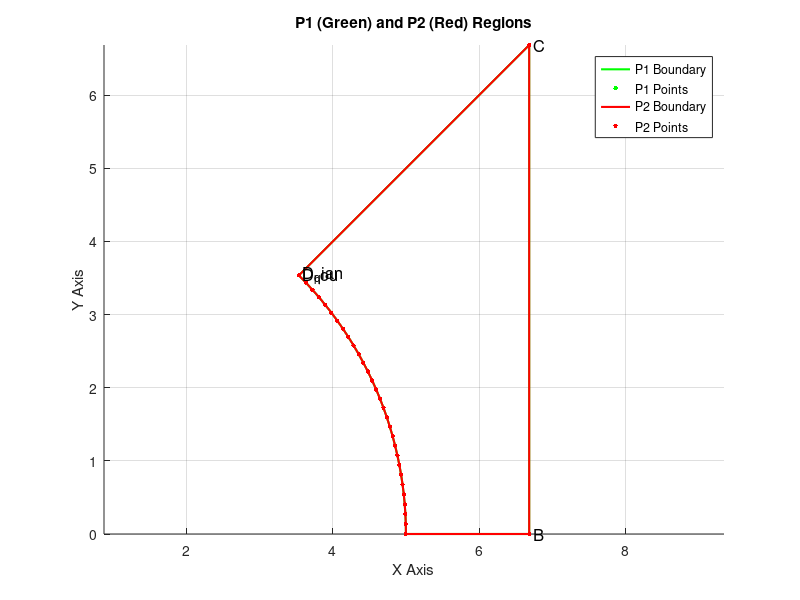

This figure's MATLAB source: (Note: this script raises an error after producing the figure.)
clc; clear; close all; 

% **Parameter Definition**
P = 16.7;     % Structure size parameter
D = 10;       % Diameter of the circular region
f_g = 0.98;   % Base flow coefficient
f_0 = 1;   % Maximum flow coefficient
m = 7;        % Power exponent
W = 1.665;  
R0 = D /2;
Rnew = R0;   % Initial radius


% **Create polar coordinate grid**
theta = linspace(0, pi / 4, 50);  
r = linspace(0, ((P/2-W) * (sqrt(2))), 50); 
[THETA, R] = meshgrid(theta, r);

% **Compute flow field**
sec_theta = 1 ./ cos(THETA);
f_c = f_g + (f_0 - f_g) .* (1 - ((sqrt(2) - sec_theta) / (sqrt(2) - 1)).^m);
denominator = ((P / 2 - W) .* sec_theta - Rnew);
F = f_c .* (1 - (1 - (R - R0) ./ denominator).^m);


F(R <= Rnew) = 0; 

% **Convert to Cartesian coordinates**
[X, Y] = pol2cart(THETA, R);
X_data = [X(:), Y(:)];
F_data = F(:);



% **Compute P2 structured grid**
theta_hou = atan((P/2 - W) / (P/2 - W));
arc_theta_hou = linspace(theta_hou, 0, 30);
arc_theta_qian = linspace(pi/4, 0, 30); 
R_qian = Rnew; 
R_hou = Rnew; 
arc_x_qian = R_qian * cos(arc_theta_qian);  
arc_y_qian = R_qian * sin(arc_theta_qian);
arc_x_hou = R_hou * cos(arc_theta_hou);
arc_y_hou = R_hou * sin(arc_theta_hou);
arc_points_hou = [arc_x_hou', arc_y_hou'];
arc_points_qian = [arc_x_qian', arc_y_qian'];
B = [P/2 - W, 0];                  
C = [P/2 - W, P/2 - W];                
D_hou = [R_hou * cos(theta_hou) , R_hou * sin(theta_hou)];
D_qian = [R_qian * cos(pi/4) , R_qian * sin(pi/4)];
P1_points = [arc_points_qian; B; C; D_qian];
P2_points = [arc_points_hou; B; C; D_hou];

% **Plot P1 and P2**
figure(1); 
hold on; 
axis equal; 
grid on;
% **Plot P1 (Green)**
plot(P1_points(:,1), P1_points(:,2), 'g-', 'LineWidth', 1.5);
scatter(P1_points(:,1), P1_points(:,2), 10, 'g', 'filled');

% **Plot P2 (Red)**
plot(P2_points(:,1), P2_points(:,2), 'r-', 'LineWidth', 1.5);
scatter(P2_points(:,1), P2_points(:,2), 10, 'r', 'filled');

% **Label key points**
text(B(1), B(2), ' B', 'FontSize', 12, 'Color', 'black');
text(C(1), C(2), ' C', 'FontSize', 12, 'Color', 'black');
text(D_qian(1), D_qian(2), ' D_qian', 'FontSize', 12, 'Color', 'black');
text(D_hou(1), D_hou(2), ' D_hou', 'FontSize', 12, 'Color', 'black');

xlabel('X Axis');
ylabel('Y Axis');
title('P1 (Green) and P2 (Red) Regions');
legend('P1 Boundary', 'P1 Points', 'P2 Boundary', 'P2 Points');
hold off;

P1_area = polyarea(P1_points(:,1), P1_points(:,2));
P2_area = polyarea(P2_points(:,1), P2_points(:,2));
juxing_area = W * (P / 2 - W);

% **Output the areas of P1 and P2**
fprintf('P1 structured grid area: %.4f\n', P1_area);
fprintf('P2 structured grid area: %.4f\n', P2_area);
fprintf('Rectangle area: %.4f\n', juxing_area);
fprintf('juxing_area + P2_area: %.4f\n', juxing_area + P2_area);


% **Create P2 structured grid**
P2_x = linspace(min(P2_points(:,1)), max(P2_points(:,1)), 300);
P2_y = linspace(min(P2_points(:,2)), max(P2_points(:,2)), 300);
[P2_X, P2_Y] = meshgrid(P2_x, P2_y);

[in, ~] = inpolygon(P2_X, P2_Y, P2_points(:,1), P2_points(:,2));
P2_X(~in) = NaN;
P2_Y(~in) = NaN;

% % **Mask out values where X > (P/2 - W)**
% mask = (X <= (P / 2 - W));
% X(~mask) = NaN;
% Y(~mask) = NaN;
% F(~mask) = NaN;


% **RBF interpolation**
X_train = [X(:), Y(:)];
F_train =  F_data;
valid_idx = ~isnan(X_train(:,1)) & ~isnan(X_train(:,2));
X_train = X_train(valid_idx, :);
F_train = F_train(valid_idx);

X_target = [P2_X(:), P2_Y(:)];
valid_target_idx = ~isnan(X_target(:,1)) & ~isnan(X_target(:,2));
X_target = X_target(valid_target_idx, :);

D_train = pdist2(X_train, X_train);
sigma = 0.16*median(D_train(:));  
rbf_func = @(r) exp(-(r / sigma).^2);
Phi_train = rbf_func(D_train);
lambda = 1e-6;  
Phi_train = Phi_train + lambda * eye(size(Phi_train));
weights = Phi_train \ F_train;

D_target = pdist2(X_target, X_train);
Phi_target = rbf_func(D_target);

F_P2_grid = NaN(size(P2_X));
F_P2_grid(valid_target_idx) = Phi_target * weights;

% **Right-side rectangular flow field `F_R`**
Nx_R = 300; Ny_R = 300;
x_R = linspace(P/2 - W, P/2, Nx_R);  
y_R = linspace(0, P/2 - W, Ny_R);        
[X_R, Y_R] = meshgrid(x_R, y_R);

% **Ensure valid values at P/2-W in `F_P2_grid`**
[~, idx] = min(abs(P2_X(1,:) - P/2 -W)); 
F_P2_P_boundary = F_P2_grid(:, idx);  % Directly extract values at X=P/2-W
F_P2_P_boundary = fillmissing(F_P2_P_boundary, 'linear'); % Linearly fill NaN values

% **Compute `F_R`, ensuring continuity at X = P/2**
F_R = NaN(size(X_R));

for i = 1:length(x_R)
    for j = 1:length(y_R)
        if X_R(j, i) == P/2-W
            F_R(j, i) = F_P2_P_boundary(j); % Ensure continuity at P/2
        else
            % **Extract boundary values from left P2 region**
            Fy = F_P2_P_boundary(j);
            
            % **Apply power-law decay in the X direction**
            Fx = (1 - ((X_R(j, i) - (P/2-W)) / W).^7);
            
            % **Final flow field computation**
            F_R(j, i) = Fy .* Fx;
        end
    end
end

% **Merge P2 grid and right rectangular grid**
X_combined = [P2_X, X_R]; 
Y_combined = [P2_Y, Y_R]; 
F_combined = [F_P2_grid, F_R];

F_combined(isnan(F_combined)) = 0; % Avoid NaN affecting visualization

% **Figure 2: Flow field before interpolation (Cartesian coordinates)**
figure(2);
surf(X, Y, F, 'EdgeColor', 'none');
colormap('jet'); 
colorbar;
xlabel('X'); ylabel('Y'); zlabel('F');
title('Flow field before interpolation (Cartesian coordinates)');
xlim([0,P/2-W])
zlim([0,1])
caxis([0 1])
% **Figure 3: Interpolated complete flow field**
figure(3);
surf(P2_X, P2_Y, F_P2_grid, 'EdgeColor', 'none');
colormap('jet'); 
colorbar;
xlabel('X'); ylabel('Y'); zlabel('F');
title('Interpolated flow field');

figure(4);
hold on;

% 绘制散点图
consurf(X_data(:,1), X_data(:,2), 10, 'b', 'filled');  
scatter(P2_X(:), P2_Y(:), 10, 'r', 'filled');  
PXX=P2_X(:);
PYY=P2_Y(:);

% 将 NaN 替换为 0
PXX(isnan(PXX)) = 0;
PYY(isnan(PYY)) = 0;



% 设置轴标签
xlabel('\it X\rm, mm', 'FontName', 'Times New Roman', 'FontSize', 14, 'Interpreter', 'tex');
ylabel('\it Y\rm, mm', 'FontName', 'Times New Roman', 'FontSize', 14, 'Interpreter', 'tex');

% 设置 legend 并调整符号大小
h = legend('Background Grid', 'Foreground Grid', 'Location', 'northwest');
set(h, 'Box', 'off');                
set(h, 'FontName', 'Times New Roman'); 
set(h, 'FontSize', 14); 
set(gcf, 'Renderer', 'painters'); % 使用矢量渲染
h.ItemTokenSize = [20, 10]; % **放大 legend 符号**

daspect([1 1 0.5]); % X and Y axes equal, Z scaled dynamically

% **设置坐标轴格式，确保所有刻度可见**
set(gca, 'FontSize', 14, 'FontName', 'Times New Roman');
set(gca, 'LineWidth', 2);
box on; % **确保所有框线显示**

% **确保所有刻度都显示**
xticks(min(X_data(:,1)):1:max(X_data(:,1))); % X 轴刻度
yticks(min(X_data(:,2)):1:max(X_data(:,2))); % Y 轴刻度

% **设置轴颜色确保所有刻度都可见**
set(gca, 'XColor', 'k', 'YColor', 'k'); % 确保 X、Y 轴的刻度线显示
set(gca, 'TickDir', 'in');  % 让刻度向外

% 设置 x 和 y 轴范围
xlim([0 max(X_data(:,1))]);
ylim([0 max(X_data(:,2))]);

hold off;







% **Figure 5: Right-side flow field**
figure(5);
surf(X_R, Y_R, F_R, 'EdgeColor', 'none'); 
colormap(jet);
colorbar;
xlabel('X'); ylabel('Y'); zlabel('F_R');
title('Right-side flow field (Rectangular grid)');
grid on;
view(45, 30);

% **Figure 6: Merged flow field**(juxing_area + P2_area)
figure(6);
surf(X_combined, Y_combined, F_combined, 'EdgeColor', 'none'); 
colormap(jet);
colorbar;
xlabel('X'); ylabel('Y'); zlabel('Flow Field');
title('Merged flow field');
grid on;
view(30, 40);


% **Define triangular grid region (F_U)**
Nx_U = 300; 
Ny_U = 300;
y_U = linspace(P/2 - W, P/2, Ny_U);  % Upper region (P/2-W < Y <= P/2)
x_U = linspace(P/2 - W, P/2, Nx_U);  % Same X range as F_R

[X_U, Y_U] = meshgrid(x_U, y_U);

% **Mask out points where Y > X to keep only the triangular region**
mask_triangular = (Y_U <= X_U); 

% **Ensure valid values at Y = P/2-W from `F_R`**
[~, idx_U] = min(abs(Y_R(:,1) - (P/2 - W))); 
F_R_Y_boundary = F_R(idx_U, :);  % Extract values at Y = P/2-W
F_R_Y_boundary = fillmissing(F_R_Y_boundary, 'linear'); % Fill NaNs

% **Compute F_U using power-law decay in Y direction**
F_U = NaN(size(X_U));

for i = 1:length(x_U)
    for j = 1:length(y_U)
        if mask_triangular(j, i) % Only compute where Y <= X
            if Y_U(j, i) == P/2 - W
                F_U(j, i) = F_R_Y_boundary(i); % Maintain continuity
            else
                Fy = (1 - ((Y_U(j, i) - (P/2 - W)) / W).^m);
                F_U(j, i) = F_R_Y_boundary(i) .* Fy;
            end
        end
    end
end

% **Extract only the valid triangular region data**
X_tri = X_U(mask_triangular);
Y_tri = Y_U(mask_triangular);
F_tri = F_U(mask_triangular);

% **Merge the structured flow fields**juxing_area + P2_area + triangular_area
X_final = [X_combined(:); X_tri(:)]; 
Y_final = [Y_combined(:); Y_tri(:)]; 
F_final = [F_combined(:); F_tri(:)];

F_final(isnan(F_final)) = 0; % Avoid NaN affecting visualization
X_final(isnan(X_final)) = 0; % Avoid NaN affecting visualization
Y_final(isnan(Y_final)) = 0; % Avoid NaN affecting visualization


% **Figure 7: Final Flow Field
figure(7);
scatter3(X_final, Y_final, F_final, 10, F_final, 'filled'); 
colormap(jet);
colorbar;
% **Set labels with Times New Roman Italic**
xlabel('\it X\rm, mm', 'FontName', 'Times New Roman', 'FontSize', 14, 'Interpreter', 'tex');
ylabel('\it Y\rm, mm', 'FontName', 'Times New Roman', 'FontSize', 14, 'Interpreter', 'tex');
zlabel('\it Z\rm, -', 'FontName', 'Times New Roman', 'FontSize', 14, 'Interpreter', 'tex');
title('1 / 2 corner subchannel', 'FontName', 'Times New Roman', 'FontSize', 14);

% **Ensure X and Y axes have equal scaling but leave Z free**
daspect([1 1 0.5]); % X and Y axes equal, Z scaled dynamically

% **Set tick intervals to 1**
xticks(min(X_final):1:max(X_final));
yticks(min(Y_final):1:max(Y_final));
% % zticks(min( F_final):1:max( F_final));
xlim([0 max(X_final)]);
ylim([0 max(Y_final)]);
% zlim([0 max(F_final)]);
% **Set grid and view**
grid on;
view(30, 40);
% **设置 X, Y, Z 轴的线条更粗**
set(gca, 'LineWidth', 2);
set(gca, 'FontSize', 14, 'FontName', 'Times New Roman');
set(gcf, 'Renderer', 'painters'); % 使用矢量渲染




% **Find the maximum value of F_final and its index**
[max_F, max_idx] = max(F_final(:)); % Find the maximum value
max_X = X_final(max_idx); % Get the corresponding X coordinate
max_Y = Y_final(max_idx); % Get the corresponding Y coordinate
hold on;
plot3(max_X, max_Y, max_F, 'bo', 'MarkerSize', 14, 'MarkerFaceColor', 'b'); % Mark maximum value
text(max_X-0.4, max_Y+0.2, max_F+0.4,  sprintf('\\it f\\rm_{c}: %.2f', max_F), ...
    'FontSize', 14, 'FontName', 'Times New Roman', 'Color', 'r', 'Interpreter', 'tex');
scatter3(D/2+W, 0, 0.98, 200, [0.5, 1, 1], 'filled'); 
text(D/2+W, -2.4, 0.98+0.4,sprintf('\\it f\\rm_{g}: %.2f', 0.98), ...
    'FontSize', 14, 'FontName', 'Times New Roman', ...
    'Interpreter', 'tex', 'Color', 'r');

% **Add a cylinder (fuel rod) centered at (0,0)**


% **定义圆柱参数**
x_center = 0;  % 圆柱中心坐标 (0,0)
y_center = 0;
z_min = min(F_final(:)); % 圆柱底部
z_max = max(F_final(:)); % 圆柱顶部
radius = 5;  % 圆柱半径
num_points = 50;  % 控制圆柱平滑度
cyl_color = [0.8, 0.7, 1]; % **浅紫色**
alpha_value = 0.5; % **透明度 (0=完全透明, 1=完全不透明)**

% **创建圆柱的外表面**
theta = linspace(0, pi/2, num_points);  % 角度范围 (1/4 圆柱)
z_cyl = linspace(z_min, z_max, num_points)';  % 高度方向划分

[Theta, Z_cyl] = meshgrid(theta, z_cyl);
R = radius * ones(size(Theta));  % 设定固定半径

% **转换为直角坐标**
X_cyl = R .* cos(Theta);
Y_cyl = R .* sin(Theta);

hold on;

% **绘制 1/4 透明圆柱**
surf(X_cyl, Y_cyl, Z_cyl, 'FaceColor', cyl_color, 'EdgeColor', 'none', 'FaceAlpha', alpha_value);

% **封闭底部（1/4圆形，透明）**
theta_bottom = linspace(0, pi/2, num_points);  % 1/4 圆的角度
X_bottom = radius * cos(theta_bottom);
Y_bottom = radius * sin(theta_bottom);
Z_bottom = z_min * ones(size(X_bottom));  % 设置底部Z值
fill3([0 X_bottom], [0 Y_bottom], [z_min Z_bottom], cyl_color, 'EdgeColor', 'none', 'FaceAlpha', alpha_value); % 底部透明封闭

% **封闭顶部（1/4圆形，透明）**
Z_top = z_max * ones(size(X_bottom));  % 设置顶部Z值
fill3([0 X_bottom], [0 Y_bottom], [z_max Z_top], cyl_color, 'EdgeColor', 'none', 'FaceAlpha', alpha_value); % 顶部透明封闭

% **在圆柱顶面中心添加 "rod" 文字**
text(radius/2, radius/2, z_max, 'Fuel rod', 'FontSize', 14, 'FontName', 'Times New Roman', 'Color', 'r', 'HorizontalAlignment', 'center');

hold off;







% **Compute the area of the juxing_area + P2_area
dx = diff(X_combined, 1, 2); % Spacing in the X direction
dy = diff(Y_combined, 1, 1); % Spacing in the Y direction

% **Ensure dx and dy do not contain NaN values**
dx(isnan(dx)) = 0;
dy(isnan(dy)) = 0;

% **Calculate the area of juxing_area + P2_area
cell_area_combined = dx(2:end, :) .* dy(:, 2:end); 

% **Calculate the area of the triangular region**
tri_area = 0.5 * W * W;  % Directly use the formula A = 1/2 * W^2

% **Compute valid flow field values in the juxing_area + P2_area
valid_mask_combined = ~isnan(F_combined(2:end, 2:end));
F_valid_combined = F_combined(2:end, 2:end);
F_valid_combined(~valid_mask_combined) = 0;
cell_area_combined(~valid_mask_combined) = 0;

% **Calculate the actual flow field area of the juxing_area + P2_area
actual_area_combined = sum(cell_area_combined(:));

% **Compute the average flow field value in the triangular region**
F_tri_avg = mean(F_tri(:), 'omitnan'); % Directly use the mean value of the triangular region

% **Total interpolated flow field area**
actual_area_total = actual_area_combined + tri_area;

% **Compute the area-weighted average flow field value**
if actual_area_total == 0
    area_weighted_avg = NaN;
else
    area_weighted_avg = (sum(F_valid_combined(:) .* cell_area_combined(:)) + F_tri_avg * tri_area) / actual_area_total;
end

% **Compute the Paranjape value**
Paranjape = 0.68 * f_0 + 0.22 * f_g;

% **Output results**
fprintf('juxing_area + P2_area (after RBF): %.4f\n', actual_area_combined);
fprintf('Triangular region area: %.4f\n', tri_area);
fprintf('juxing_area + P2_area + Triangular_area (after RBF): %.4f\n', actual_area_total);
fprintf('Area-weighted average flow field value: %.4f\n', area_weighted_avg);
fprintf('Paranjape area-weighted average flow field value: %.4f\n', Paranjape);


% **RBF 训练效果评估**
% **拆分数据集**
num_samples = size(X_train, 1);
rand_indices = randperm(num_samples);  % 随机打乱索引
train_size = round(0.8 * num_samples); % 80% 训练，20% 测试

train_indices = rand_indices(1:train_size);
test_indices = rand_indices(train_size+1:end);

X_train_sub = X_train(train_indices, :);
F_train_sub = F_train(train_indices);

X_test = X_train(test_indices, :);
F_test = F_train(test_indices);

% **重新计算 RBF 权重 (仅使用 80% 训练数据)**
D_train = pdist2(X_train_sub, X_train_sub);
sigma = 0.15 * median(D_train(:));  % 计算 sigma
rbf_func = @(r) exp(-(r / sigma).^2);
Phi_train = rbf_func(D_train);
lambda = 1e-6;  
Phi_train = Phi_train + lambda * eye(size(Phi_train));
weights = Phi_train \ F_train_sub;

% **对测试数据集进行预测**
D_test = pdist2(X_test, X_train_sub);
Phi_test = rbf_func(D_test);
F_pred = Phi_test * weights; % 预测流场值

% **计算误差**
mse = mean((F_test - F_pred).^2);  % 均方误差 (MSE)
rmse = sqrt(mse);  % 均方根误差 (RMSE)
ss_total = sum((F_test - mean(F_test)).^2);  % 总体平方和
ss_residual = sum((F_test - F_pred).^2);  % 残差平方和
r2 = 1 - (ss_residual / ss_total);  % R²（决定系数）

% **输出误差指标**
fprintf('RBF 训练效果评估:\n');
fprintf('均方误差 (MSE): %.6f\n', mse);
fprintf('均方根误差 (RMSE): %.6f\n', rmse);
fprintf('决定系数 (R²): %.4f\n', r2);

% **绘制预测值与真实值的对比**
% 归一化 F_test 和 F_pred（Min-Max 归一化）
F_test_norm = (F_test - min(F_test)) / (max(F_test) - min(F_test));
F_pred_norm = (F_pred - min(F_test)) / (max(F_test) - min(F_test));

figure(8);
scatter(F_test_norm, F_pred_norm, 30, 'b', 'filled'); hold on;
plot([min(F_test_norm), max(F_test_norm)], [min(F_test_norm), max(F_test_norm)], 'r--', 'LineWidth', 1.5);
title('80% for training, 20% for predicting');

% 设置轴标签
xlabel('\it F\rm_{test}, -', 'FontName', 'Times New Roman', 'FontSize', 14, 'Interpreter', 'tex');
ylabel('\it F\rm_{pred}, -', 'FontName', 'Times New Roman', 'FontSize', 14, 'Interpreter', 'tex');

% 设置 legend 并调整符号大小
h = legend('Predicted values', 'True values', 'Location', 'northwest');
set(h, 'Box', 'off');                
set(h, 'FontName', 'Times New Roman'); 
set(h, 'FontSize', 14); 
set(gcf, 'Renderer', 'painters'); % 使用矢量渲染
h.ItemTokenSize = [20, 10]; % **放大 legend 符号**

daspect([1 1 0.5]); % X and Y axes equal, Z scaled dynamically

% **设置坐标轴格式，确保所有刻度可见**
set(gca, 'FontSize', 14, 'FontName', 'Times New Roman');
set(gca, 'LineWidth', 2);
box on; % **确保所有框线显示**

% **确保所有刻度都显示**
xticks(min(F_test_norm):0.2:max(F_test_norm)); % X 轴刻度
yticks(min(F_test_norm):0.2:max(F_test_norm)); % Y 轴刻度

% **设置轴颜色确保所有刻度都可见**
set(gca, 'XColor', 'k', 'YColor', 'k'); % 确保 X、Y 轴的刻度线显示
set(gca, 'TickDir', 'in');  % 让刻度向内

% 设置 x 和 y 轴范围
xlim([0 1]);
ylim([0 1]);

% 找到图的中心
x_center = (min(F_test_norm) + max(F_test_norm)) / 2;
y_center = (min(F_pred_norm) + max(F_pred_norm)) / 2;

% 计算新的 R²、MSE 和 RMSE
r2_norm = 1 - sum((F_test_norm - F_pred_norm).^2) / sum((F_test_norm - mean(F_test_norm)).^2);
mse_norm = mean((F_test_norm - F_pred_norm).^2);
rmse_norm = sqrt(mse_norm);

% 在图中间标注 R² 值
text(x_center-0.2, y_center+0.1, sprintf('R^{2} = %.3f\nMSE = %.3f\nRMSE = %.3f', r2_norm, mse_norm, rmse_norm), ...
    'FontSize', 14, 'FontWeight', 'bold', 'FontName', 'Times New Roman', ...
    'HorizontalAlignment', 'center', 'BackgroundColor', 'w','color','r');

hold off;
fprintf('Min/Max of F_test (normalized): %.4f / %.4f\n', min(F_test_norm), max(F_test_norm));
fprintf('Min/Max of F_pred (normalized): %.4f / %.4f\n', min(F_pred_norm), max(F_pred_norm));

